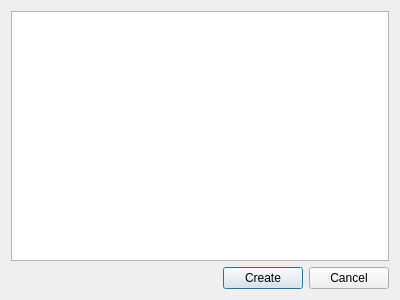
<?xml version="1.0" encoding="UTF-8"?>
<ui version="4.0">
 <class>CreateFileDialog</class>
 <widget class="QDialog" name="CreateFileDialog">
  <property name="geometry">
   <rect>
    <x>0</x>
    <y>0</y>
    <width>400</width>
    <height>300</height>
   </rect>
  </property>
  <property name="windowTitle">
   <string>Create new document</string>
  </property>
  <layout class="QGridLayout" name="gridLayout">
   <item row="0" column="0" colspan="3">
    <widget class="QTreeWidget" name="twDocTypes">
     <property name="editTriggers">
      <set>QAbstractItemView::DoubleClicked|QAbstractItemView::SelectedClicked</set>
     </property>
     <property name="showDropIndicator" stdset="0">
      <bool>false</bool>
     </property>
     <property name="alternatingRowColors">
      <bool>true</bool>
     </property>
     <property name="uniformRowHeights">
      <bool>true</bool>
     </property>
     <property name="allColumnsShowFocus">
      <bool>true</bool>
     </property>
     <attribute name="headerVisible">
      <bool>false</bool>
     </attribute>
     <column>
      <property name="text">
       <string notr="true">1</string>
      </property>
     </column>
    </widget>
   </item>
   <item row="1" column="0">
    <spacer name="horizontalSpacer">
     <property name="orientation">
      <enum>Qt::Horizontal</enum>
     </property>
     <property name="sizeHint" stdset="0">
      <size>
       <width>217</width>
       <height>20</height>
      </size>
     </property>
    </spacer>
   </item>
   <item row="1" column="1">
    <widget class="QPushButton" name="pbCreate">
     <property name="text">
      <string>Create</string>
     </property>
    </widget>
   </item>
   <item row="1" column="2">
    <widget class="QPushButton" name="pbCancel">
     <property name="text">
      <string>Cancel</string>
     </property>
    </widget>
   </item>
  </layout>
 </widget>
 <resources/>
 <connections>
  <connection>
   <sender>pbCancel</sender>
   <signal>clicked()</signal>
   <receiver>CreateFileDialog</receiver>
   <slot>reject()</slot>
   <hints>
    <hint type="sourcelabel">
     <x>339</x>
     <y>285</y>
    </hint>
    <hint type="destinationlabel">
     <x>395</x>
     <y>250</y>
    </hint>
   </hints>
  </connection>
  <connection>
   <sender>pbCreate</sender>
   <signal>clicked()</signal>
   <receiver>CreateFileDialog</receiver>
   <slot>accept()</slot>
   <hints>
    <hint type="sourcelabel">
     <x>278</x>
     <y>274</y>
    </hint>
    <hint type="destinationlabel">
     <x>198</x>
     <y>283</y>
    </hint>
   </hints>
  </connection>
  <connection>
   <sender>twDocTypes</sender>
   <signal>itemActivated(QTreeWidgetItem*,int)</signal>
   <receiver>CreateFileDialog</receiver>
   <slot>accept()</slot>
   <hints>
    <hint type="sourcelabel">
     <x>118</x>
     <y>109</y>
    </hint>
    <hint type="destinationlabel">
     <x>114</x>
     <y>277</y>
    </hint>
   </hints>
  </connection>
 </connections>
</ui>
